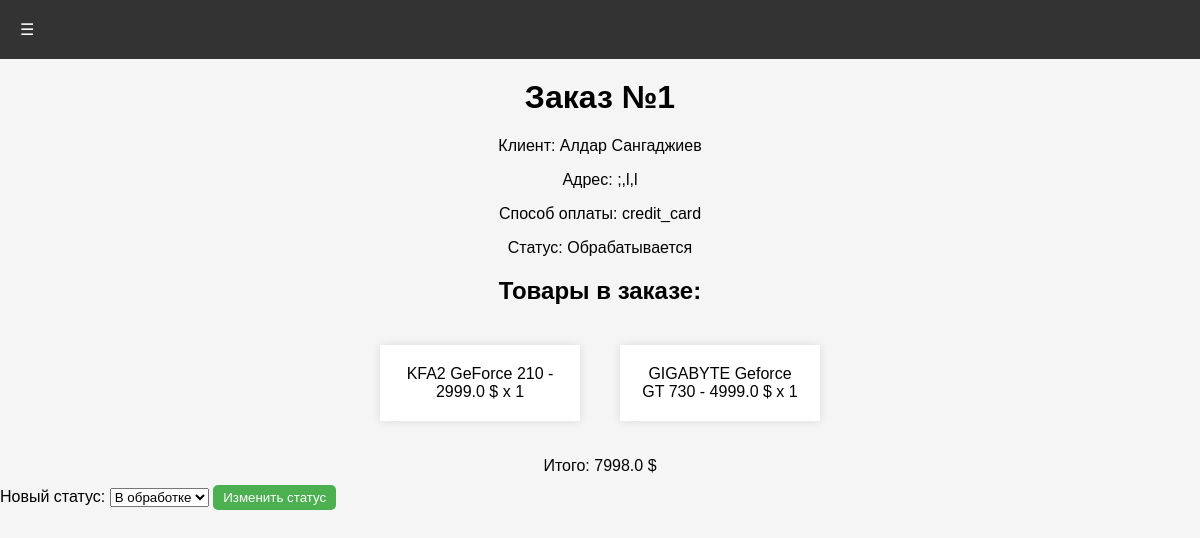
The page /order/1 (signed in) on the database as committed earlier.
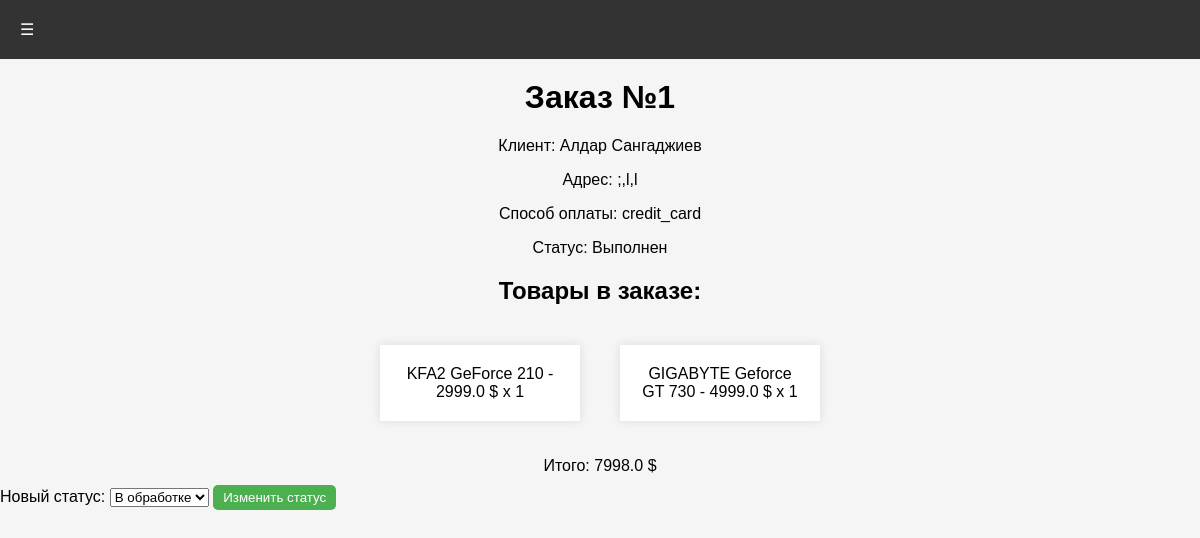
The same page on the database as committed later.
### app/models.py (models this page shows)
class Order(db.Model):
    id = db.Column(db.Integer, primary_key=True)
    user_id = db.Column(db.Integer, db.ForeignKey('user.id'), nullable=False)
    customer_name = db.Column(db.String(100), nullable=False)
    customer_address = db.Column(db.Text, nullable=False)
    payment_method = db.Column(db.String(50), nullable=False)
    created_at = db.Column(db.DateTime, default=db.func.now())
    status = db.Column(db.String(50), default='Обрабатывается')
    order_items = db.relationship('OrderItem', backref='order', lazy='dynamic')
    user = db.relationship('User', back_populates='orders')
    @property
    def total_amount(self):
        total = 0
        for item in self.order_items:
            total += item.product.price
        return total

### app/routes.py (the view)
@login_required
@app.route('/order/<int:order_id>')
def order_details(order_id):
    try:
        role = False
        if current_user.role == 'admin':
            role = True
        if current_user.is_authenticated:
            order = Order.query.get(order_id)
            cart_count = len(session.get('cart', []))
            if order.user_id != current_user.id and role is False:
                abort(404)
            return render_template('order_details.html', order=order, cart_count=cart_count, role=role)
        abort(404)
    except AttributeError:
        abort(404)

### app/routes.py (called while the page is built)
@login_manager.user_loader
def load_user(user_id):
    return User.query.get(int(user_id))

### app/templates/order_details.html (shortened to what this page needs)
<!DOCTYPE html>
<html lang="ru">
<head>
    <link rel="stylesheet" href="{{ url_for('static', filename='css/styles.css') }}">
</head>
<body>
    <nav>
       <div class="dropdown">
           <button class="dropbtn">&#9776;</button>
       </div>
   </nav>
    <h1>Заказ №{{ order.id }}</h1>
    <p>Клиент: {{ order.customer_name }}</p>
    <p>Адрес: {{ order.customer_address }}</p>
    <p>Способ оплаты: {{ order.payment_method }}</p>
    <p>Статус: {{ order.status }}</p>
    <h2>Товары в заказе:</h2>
    <ul>
        {% for item in order.order_items %}
        <li>{{ item.product.name }} - {{ item.product.price }} $ x {{ item.quantity }}</li>
        {% endfor %}
    </ul>
    <p>Итого: {{ order.total_amount }} $</p>
    {% if role %}
    <form action="{{ url_for('change_order_status', order_id=order.id) }}" method="post">
        <label for="new_status">Новый статус:</label>
        <select id="new_status" name="new_status">
            <option value="В обработке">В обработке</option>
        </select>
        <button type="submit">Изменить статус</button>
    </form>
    {% endif %}
</body>
</html>

Rows that differ between the two databases and show on the page:
changed Order "Алдар Сангаджиев": status "Обрабатывается" → "Выполнен"
